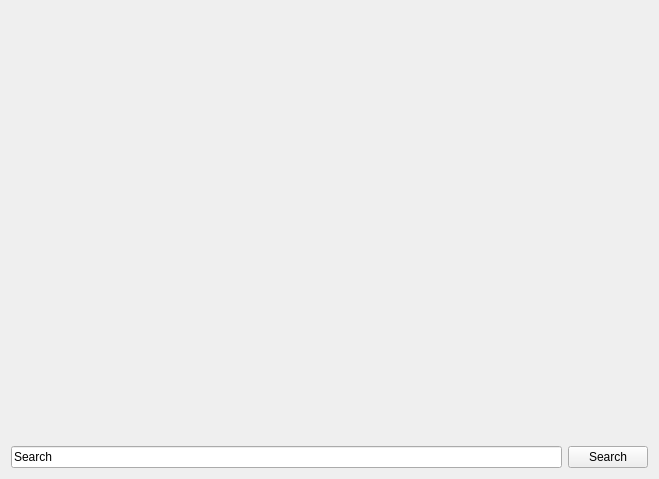
<?xml version="1.0" encoding="UTF-8"?>
<ui version="4.0">
 <class>Tree</class>
 <widget class="QWidget" name="Tree">
  <property name="geometry">
   <rect>
    <x>0</x>
    <y>0</y>
    <width>659</width>
    <height>479</height>
   </rect>
  </property>
  <property name="windowTitle">
   <string>Form</string>
  </property>
  <layout class="QVBoxLayout" name="verticalLayout">
   <item>
    <layout class="QHBoxLayout" name="boxActions"/>
   </item>
   <item>
    <widget class="QWidget" name="listWidget" native="true"/>
   </item>
   <item>
    <layout class="QHBoxLayout" name="horizontalLayout">
     <item>
      <widget class="QLineEdit" name="editSearch">
       <property name="text">
        <string>Search</string>
       </property>
      </widget>
     </item>
     <item>
      <widget class="QPushButton" name="btnSearch">
       <property name="text">
        <string>Search</string>
       </property>
       <property name="icon">
        <iconset>
         <normaloff>icons/actions/search_small.png</normaloff>icons/actions/search_small.png</iconset>
       </property>
      </widget>
     </item>
    </layout>
   </item>
  </layout>
 </widget>
 <resources/>
 <connections/>
</ui>
